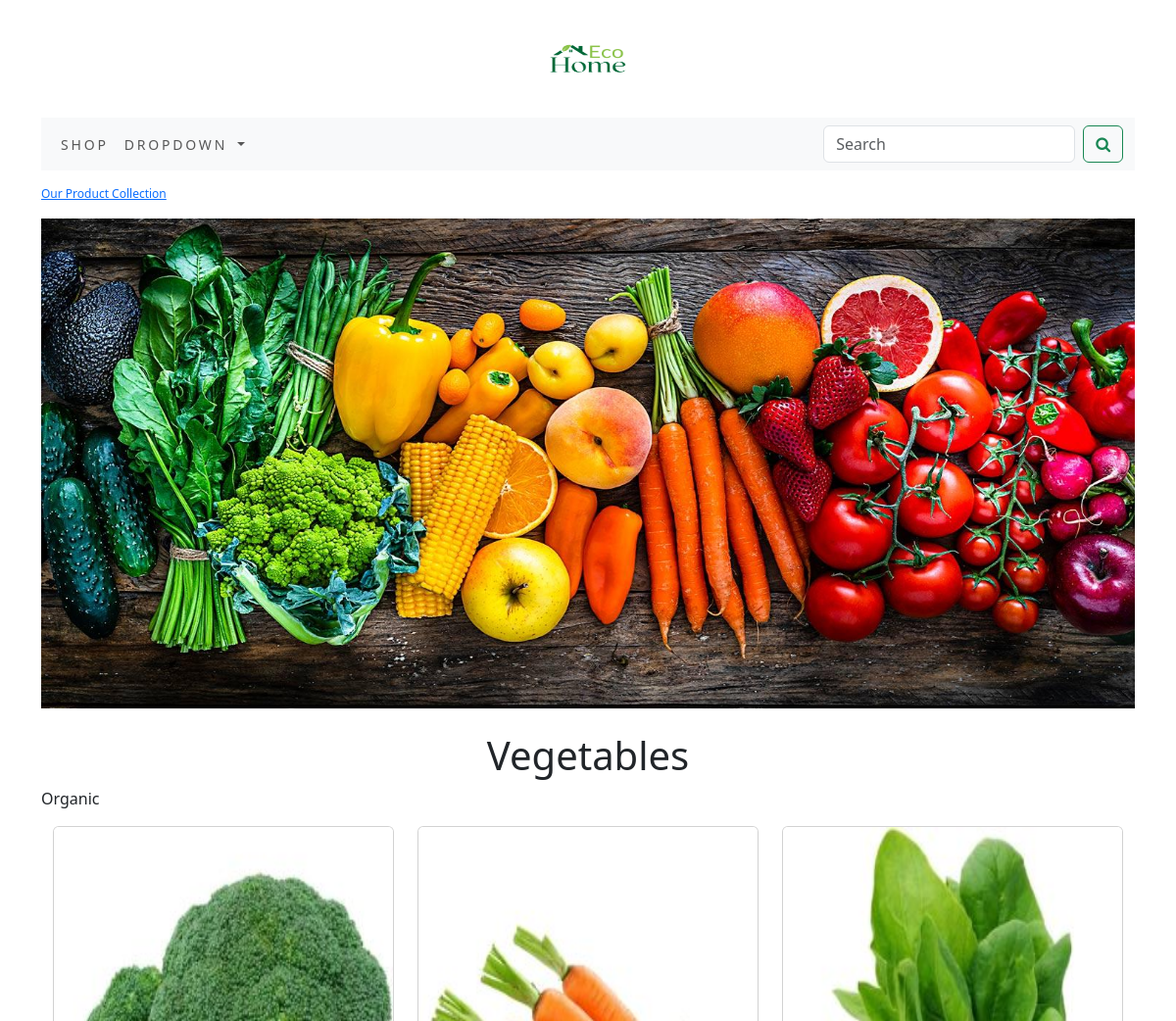
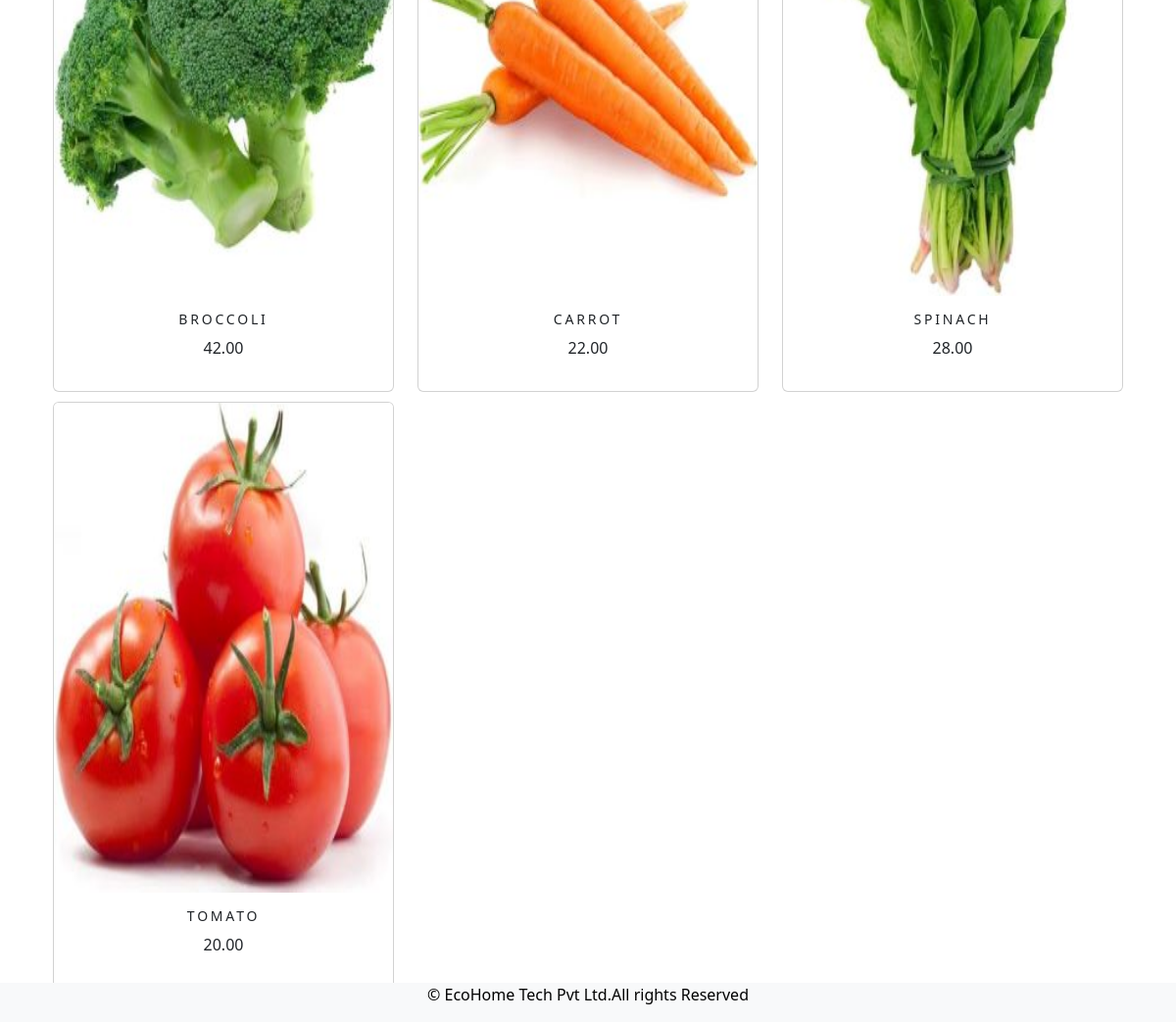
The page /shop/vegetables/ on the database its author committed (2 pictures, top to bottom).
### shop/models.py (models this page shows, shortened)
class Category(models.Model):
    name=models.CharField(max_length=250,unique=True)
    slug=models.SlugField(max_length=250,unique=True)
    desc=models.TextField(blank=True)
    image=models.ImageField(upload_to='category',blank=True)
    class Meta:
        ordering=('name',)
        verbose_name='category'
        verbose_name_plural='categories'
    def get_url(self):
        return reverse('shop:products_by_category',args=[self.slug])

class Product(models.Model):
    name=models.CharField(max_length=250,unique=True)
    slug=models.SlugField(max_length=250,unique=True)
    desc=models.TextField(blank=True)
    price=models.DecimalField(max_digits=10,decimal_places=2)
    category=models.ForeignKey(Category,on_delete=models.CASCADE)
    image=models.ImageField(upload_to='product',blank=True)
    stock=models.IntegerField()
    available=models.BooleanField(default=True)
    created=models.DateTimeField(auto_now_add=True)
    updated=models.DateTimeField(auto_now=True)
    class Meta:
        ordering = ('name',)
        verbose_name = 'product'
        verbose_name_plural = 'products'
    def get_url(self):
        return reverse('shop:prodCatdetail', args=[self.category.slug,self.slug])

### shop/views.py (the view)
# urls.py: path('',views.allProdCat,name='allProdCat'),
def allProdCat(request,c_slug=None):
    c_page=None
    products_list=None
    if c_slug!=None:
        c_page=get_object_or_404(Category,slug=c_slug)
        products_list=Product.objects.all().filter(category=c_page,available=True)
    else:
        products_list=Product.objects.all().filter(available=True)
    paginator=Paginator(products_list,6)
    try:
        page=int(request.GET.get('page','1'))
    except:
        page=1
    try:
        products=paginator.page(page)
    except(EmptyPage,InvalidPage):
        products=paginator.page(paginator.num_pages)
    return render(request, "category.html", {'category':c_page, 'products':products})

### cart/context_processors.py (called while the page is built)
def counter(request):
    item_count=0
    if 'admin' in request.path:
        return{}
    else:
        try:
            cart=Cart.objects.filter(cart_id=_cart_id(request))
            cart_items=CartItem.objects.all().filter(cart=cart[:1])
            for cart_item in cart_items:
                item_count += cart_item.quantity
        except Cart.DoesNotExist:
            item_count=0
    return dict(item_count=item_count)

### cart/views.py (called while the page is built)
def _cart_id(request):
    cart=request.session.session_key
    if not cart:
        cart=request.session.create()
    return cart

### shop/context_processors.py (called while the page is built)
def menu_links(request):
    links=Category.objects.all()
    return dict(links=links)

### templates/category.html (shortened to what this page needs)
{% extends 'base.html' %}
{% load static %}
{% block content %}
  {% if category %}
     <div class="row my_row_class">
        <div class="mx_auto">
           <p><a href="{% url 'shop:allProdCat' %}">Our Product Collection</a></p>
        </div>
     </div>
  {% endif %}
    <div class="mx_auto">
      {% if category %}
      <img class="my_image" src="{{category.image.url}}" alt="{{category.name}}">
    </div>
      <br>
    <div>
      <h1 class="text-center">{{category.name}}</h1>
      <p class="text-justify">{{category.desc}}</p>
    </div>
  {% endif %}
    <div class="container">
       <div class="row mx_auto">
          {% for product in products.object_list %}
          <div class="my_bottom_margin col-9 col-sm-12 col-md-4 col-lg-4">
              <div class="card text-center" style="min-width:18rem;">
                  <a href="{{product.get_url}}"><img class="card-img-top my_image" src="{{product.image.url}}" alt="{{product.name}}"></a>
                  <div class="card-body">
                      <h4>{{product.name}}</h4>
                       <p>{{product.price}}</p>
                  </div>
              </div>
          </div>
          {% endfor %}
       </div>
        <br>
    </div>
{% endblock %}

### static/css/custom.css (style rules this page uses)
body { font-family: 'Roboto', sans-serif; }
.my_row_class { padding-top:15px; }
.my_row_class .mx_auto { color:#000; font-size:12px; }
.my_image { width:100%; height:500px; }
.my_bottom_margin { margin-bottom:10px; }
.card-body h4 { font-size:14px; text-transform:uppercase; letter-spacing:.2em; }

### rows shown on the page
Category: image (picture), name "Vegetables", desc "Organic"
Product: image (picture), name "BROCCOLI", price "42.00"
Product: image (picture), name "CARROT", price "22.00"
Product: image (picture), name "SPINACH", price "28.00"
Product: image (picture), name "TOMATO", price "20.00"
